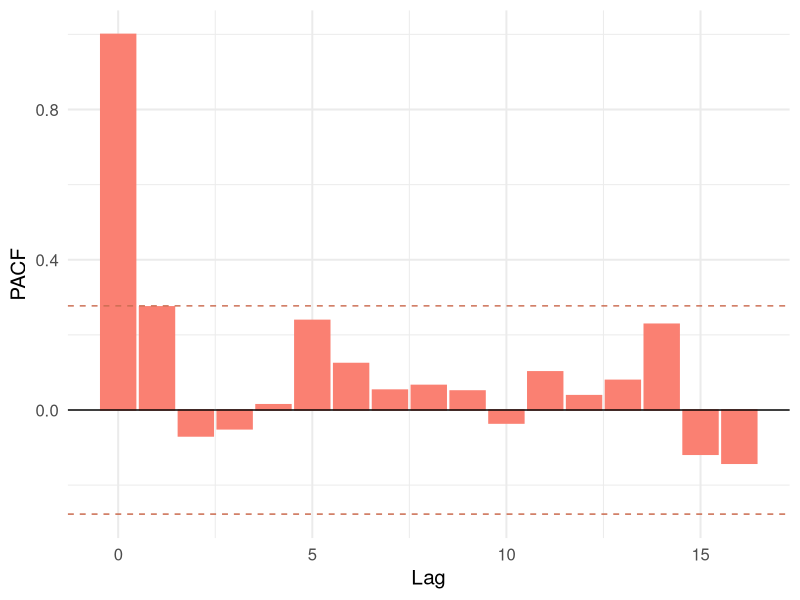

Reproduce this figure in R.
library(forecast)
library(gridExtra)
library(ggplot2)


weibull <- function(n,lambda_not,lambda_one,alpha)
{
  U <- runif(n+1 , 0 , 1)
  d <- numeric()
  for(i in 1:n)
  {
    d[i] <- min((((-1/lambda_not)*(log(U[i+1])))^(1/alpha)) , (((-1/lambda_one)*(log(U[i])))^(1/alpha)))
  }
  
  return(d)
}

v <- weibull(n = 50, lambda_not = 0.98, lambda_one = 0.98, alpha = 2)


#mle_alpha_new , mle_lambda , mle_alpha_new_1 , mle_lamda_0 , mle_lamda_


plot_acf_pacf <- function(data_vector) {
  # Calculate ACF and PACF values
  acf_vals <- acf(data_vector, plot = FALSE)
  pacf_vals <- pacf(data_vector, plot = FALSE)
  
  # Convert ACF and PACF to data frames for ggplot
  acf_df <- data.frame(Lag = acf_vals$lag, ACF = acf_vals$acf)
  pacf_df <- data.frame(Lag = pacf_vals$lag, PACF = pacf_vals$acf)
  
  # PACF plot
  pacf_plot <- ggplot(acf_df, aes(x = Lag, y = ACF)) +
    geom_bar(stat = "identity", fill = "salmon", color = "salmon") +
    geom_hline(yintercept = 0, color = "black") +
    geom_hline(yintercept = c(-1.96/sqrt(length(data_vector)), 1.96/sqrt(length(data_vector))),
               color = "#CB6D51", linetype = "dashed") +
    labs(x = "Lag", y = "PACF") +
    theme_minimal(base_size = 15)
  
  # Arrange plots side by side
  grid.arrange(pacf_plot)
}

plot_acf_pacf(v)


